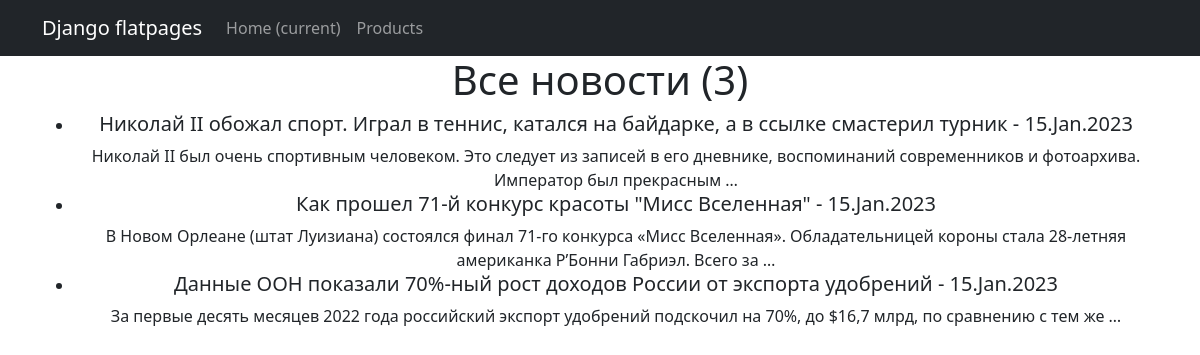
Page /news/ on the committed database.
### news/models.py (models this page shows, shortened)
class Post(models.Model):
    author = models.ForeignKey(Author, on_delete=models.CASCADE)
    option = models.CharField(max_length=4, choices=OPTION_SELECT)
    date = models.DateTimeField(auto_now_add=True)
    category = models.ManyToManyField(Category, through="PostCategory")
    header = models.CharField(max_length=144)
    text = models.TextField()
    rating = models.IntegerField(default=0)

### news/views.py (the view)
# urls.py: path('', PostList.as_view()),
class PostList(ListView):
    model = Post
    ordering = 'date'
    template_name = 'news.html'
    context_object_name = 'news'

### news/templatetags/my_filters.py (called while the page is built)
@register.filter()
def censor(value):
    if isinstance(value, str):
        censored_words = ['редиска', 'Редиска']
        for word in censored_words:
           value = value.replace(word[1:], '*' * (len(word)-1))
        return value

### templates/news.html (shortened to what this page needs)
{% extends 'flatpages/default.html' %}
{% load my_filters %}
{% block content %}
<h1> Все новости ({{news|length}}) </h1>
<ul>
    {% for n in news reversed %}
    <li> <h5>{{ n.header|censor }} - {{ n.date|date:'d.M.Y' }} </h5> {{ n.text|truncatewords:20|censor }}
    </li>
    {% endfor %}
</ul>
{% endblock content %}

### rows in the picture
Post: header|censor "Николай II обожал спорт. Играл в теннис, катался на байдарке, а в ссылке смастерил турник", date "15.Jan.2023", text|censor "Николай II был очень спортивным человеком. Это следует из записей в его дневнике, воспоминаний современников и фотоархива. Император был прекрасным …"
Post: header|censor "Как прошел 71-й конкурс красоты \"Мисс Вселенная\"", date "15.Jan.2023", text|censor "В Новом Орлеане (штат Луизиана) состоялся финал 71-го конкурса «Мисс Вселенная». Обладательницей короны стала 28-летняя американка Р’Бонни Габриэл. Всего за …"
Post: header|censor "Данные ООН показали 70%-ный рост доходов России от экспорта удобрений", date "15.Jan.2023", text|censor "За первые десять месяцев 2022 года российский экспорт удобрений подскочил на 70%, до $16,7 млрд, по сравнению с тем же …"

### other values in the picture
{{ news|length }} "3"
